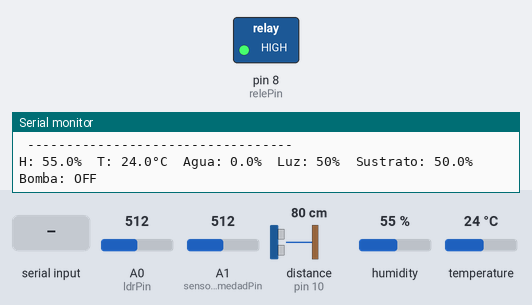
Bench run of a sketch on a simulated Arduino Uno, built with avr-gcc and run on an emulated ATmega328P. Shown: switched loads named in the sketch (green lamp = pin HIGH), the last lines printed to the serial monitor. Wiring (inferred from the names in the program): ultrasonic range finder: trigger pin 9; echo pin 10. The test bench sets the inputs (shaded band); at power-on: A0 (ldrPin) = 512, A1 (sensorHumedadPin) = 512, distance to the obstacle (sensor on pin 10) 80 cm, humidity 55 %, temperature 24 °C. The echo pulse lasts 58.3 µs per cm; pins used as bus, display or sensor lines are not drawn.

Above: at 1.2 s.
1.3 s: "1\n" received over Serial
At 3.2 s:
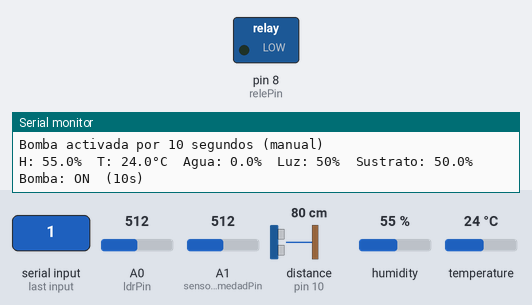
3.6 s: "90,45\n" received over Serial
Timing chart, 0 to 6.6 s (numbered marks = the images above; inputs shaded):
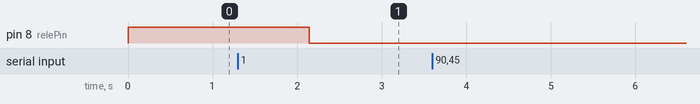

Measured:
- after the input at 1.3 s, pin 8 (relePin): HIGH → LOW after 0.84 s

The sketch:

Arduino_riego_automatico.ino
```cpp
#include <DHT.h>

// DHT11
#define DHTPIN 2
#define DHTTYPE DHT11
DHT dht(DHTPIN, DHTTYPE);

// Sensor ultrasónico HC-SR04
const int trigPin = 9;
const int echoPin = 10;

// Medidas del contenedor (en cm)
const float largoContenedor = 18.0;
const float anchoContenedor = 13.5;
const float profundidadTotalTanque = 7.0;
const float elevacionSensor = 1.0;

// Sensor LDR
const int ldrPin = A0;
const int resistenciaFija = 10000;

// Sensor de humedad de sustrato
const int sensorHumedadPin = A1;

// Relé para bomba
const int relePin = 8;


bool bombaEncendida = false;
unsigned long tiempoInicioBomba = 0;
const unsigned long duracionBomba = 10000;      // 10 segundos
const unsigned long tiempoEsperaDespues = 20000; // 20 segundos de espera
unsigned long tiempoUltimaActivacion = 0;

int comando = 0;

// Variables para sensor ultrasónico
long duracion;
float distanciaCmSensor;
float distanciaDesdeBordeTanque;
float alturaAguaCm;
float porcentajeLlenado;

void setup() {
  Serial.begin(9600);

  // Inicializar DHT
  dht.begin();

  // Configurar pines
  pinMode(trigPin, OUTPUT);
  pinMode(echoPin, INPUT);
  pinMode(relePin, OUTPUT);

  // Apagar bomba inicialmente
  digitalWrite(relePin, HIGH);

  Serial.println(" SISTEMA DE MONITOREO DE PLANTAS ");
  Serial.println("Envia '1' por Serial para activar la bomba por 10 segundos.");
  Serial.println(" ---------------------------------- ");
}

void loop() {
  unsigned long tiempoActual = millis();

  if (Serial.available() > 0) {
    comando = Serial.parseInt();

    if (comando == 1 && !bombaEncendida) {
      Serial.println("Bomba activada por 10 segundos (manual)");
      digitalWrite(relePin, LOW); // Encender bomba
      bombaEncendida = true;
      tiempoInicioBomba = tiempoActual;
      tiempoUltimaActivacion = tiempoActual;
    } else if (comando != 1) {
      Serial.println("Comando no reconocido. Usa '1' para activar la bomba.");
    }

    while (Serial.available() > 0) Serial.read();
  }

  // LECTURA SENSOR HUMEDAD SUSTRATO
  int valorSensor = analogRead(sensorHumedadPin);
  float porcentajeHumedadSustrato = 100 - ((float)valorSensor / 1023.0) * 100.0;

  // valores entre 0-100%
  if (porcentajeHumedadSustrato < 0) porcentajeHumedadSustrato = 0;
  if (porcentajeHumedadSustrato > 100) porcentajeHumedadSustrato = 100;

  // ACTIVACIÓN AUTOMÁTICA POR HUMEDAD
  if (!bombaEncendida &&
      porcentajeHumedadSustrato < 50.0 &&
      (tiempoActual - tiempoUltimaActivacion >= duracionBomba + tiempoEsperaDespues)) {
    Serial.println("Bomba activada por 10 segundos (humedad baja)");
    digitalWrite(relePin, LOW); // Encender bomba
    bombaEncendida = true;
    tiempoInicioBomba = tiempoActual;
    tiempoUltimaActivacion = tiempoActual;
  }

  // APAGADO AUTOMÁTICO DE BOMBA
  if (bombaEncendida && (tiempoActual - tiempoInicioBomba >= duracionBomba)) {
    digitalWrite(relePin, HIGH); // Apagar bomba
    bombaEncendida = false;
    Serial.println("Bomba apagada automaticamente.");
  }

  // LECTURA SENSOR DHT11
  float h = dht.readHumidity();
  float t = dht.readTemperature();

  // Verificar si las lecturas son validas
  if (isnan(h) || isnan(t)) {
    Serial.print("Error DHT11\t");
  } else {
    Serial.print("H: ");
    Serial.print(h, 1);
    Serial.print("%\tT: ");
    Serial.print(t, 1);
    Serial.print("°C\t");
  }

  // LECTURA SENSOR ULTRASÓNICO
  digitalWrite(trigPin, LOW);
  delayMicroseconds(2);
  digitalWrite(trigPin, HIGH);
  delayMicroseconds(10);
  digitalWrite(trigPin, LOW);

  duracion = pulseIn(echoPin, HIGH, 30000); // Timeout 30ms

  if (duracion > 0) {
    distanciaCmSensor = duracion * 0.0343 / 2;
    distanciaDesdeBordeTanque = distanciaCmSensor - elevacionSensor;
    alturaAguaCm = profundidadTotalTanque - distanciaDesdeBordeTanque;

    // Limitar valores
    if (alturaAguaCm < 0) alturaAguaCm = 0;
    if (alturaAguaCm > profundidadTotalTanque) alturaAguaCm = profundidadTotalTanque;

    porcentajeLlenado = (alturaAguaCm / profundidadTotalTanque) * 100.0;

    Serial.print("Agua: ");
    Serial.print(porcentajeLlenado, 1);
    Serial.print("%\t");
  } else {
    Serial.print("Error US\t");
  }

  // LECTURA SENSOR LDR
  int lecturaLDRCruda = analogRead(ldrPin);
  int intensidadLuzPorcentaje = map(lecturaLDRCruda, 0, 1023, 0, 100);

  Serial.print("Luz: ");
  Serial.print(intensidadLuzPorcentaje);
  Serial.print("%\t");

  // MOSTRAR HUMEDAD SUSTRATO
  Serial.print("Sustrato: ");
  Serial.print(porcentajeHumedadSustrato, 1);
  Serial.print("%\t");

  // ESTADO BOMBA
  Serial.print("Bomba: ");
  Serial.print(bombaEncendida ? "ON " : "OFF");

  // TIEMPO RESTANTE SI BOMBA ENCENDIDA
  if (bombaEncendida) {
    unsigned long tiempoRestante = duracionBomba - (tiempoActual - tiempoInicioBomba);
    Serial.print(" (");
    Serial.print(tiempoRestante / 1000);
    Serial.print("s)");
  }

  Serial.println();

  delay(2000);
}
```
